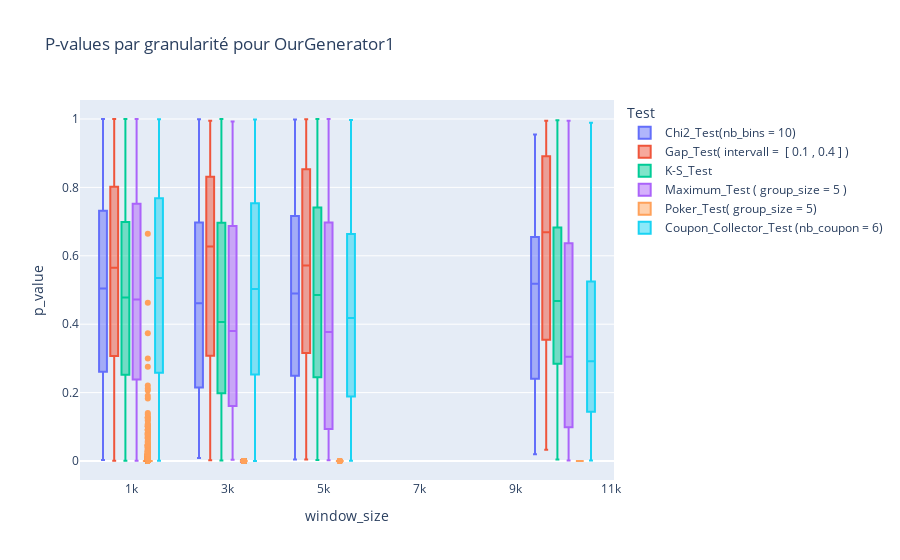

Notebook source saved alongside this figure:
### Code cell
res_ogen.plot_p_values_box_by_granularity()

### Figure 1 — Plotly figure (JSON) as saved in the notebook; plotly's stock layout.template omitted (floating-point values rounded to 4 significant figures; data arrays with more than 128 entries replaced by an {"elided": "..."} marker saying what was removed)
{"data": [{"alignmentgroup": "True", "hovertemplate": "Test=Chi2_Test(nb_bins = 10)<br>window_size=%{x}<br>p_value=%{y}<extra></extra>", "legendgroup": "Chi2_Test(nb_bins = 10)", "marker": {"color": "#636efa"}, "name": "Chi2_Test(nb_bins = 10)", "notched": false, "offsetgroup": "Chi2_Test(nb_bins = 10)", "orientation": "v", "showlegend": true, "type": "box", "x": {"elided": "3200 int values"}, "x0": " ", "xaxis": "x", "y": {"elided": "3200 float values"}, "y0": " ", "yaxis": "y"}, {"alignmentgroup": "True", "hovertemplate": "Test=Gap_Test( intervall =  [ 0.1 , 0.4 ] )<br>window_size=%{x}<br>p_value=%{y}<extra></extra>", "legendgroup": "Gap_Test( intervall =  [ 0.1 , 0.4 ] )", "marker": {"color": "#EF553B"}, "name": "Gap_Test( intervall =  [ 0.1 , 0.4 ] )", "notched": false, "offsetgroup": "Gap_Test( intervall =  [ 0.1 , 0.4 ] )", "orientation": "v", "showlegend": true, "type": "box", "x": {"elided": "3200 int values"}, "x0": " ", "xaxis": "x", "y": {"elided": "3200 float values"}, "y0": " ", "yaxis": "y"}, {"alignmentgroup": "True", "hovertemplate": "Test=K-S_Test<br>window_size=%{x}<br>p_value=%{y}<extra></extra>", "legendgroup": "K-S_Test", "marker": {"color": "#00cc96"}, "name": "K-S_Test", "notched": false, "offsetgroup": "K-S_Test", "orientation": "v", "showlegend": true, "type": "box", "x": {"elided": "3200 int values"}, "x0": " ", "xaxis": "x", "y": {"elided": "3200 float values"}, "y0": " ", "yaxis": "y"}, {"alignmentgroup": "True", "hovertemplate": "Test=Maximum_Test ( group_size = 5 )<br>window_size=%{x}<br>p_value=%{y}<extra></extra>", "legendgroup": "Maximum_Test ( group_size = 5 )", "marker": {"color": "#ab63fa"}, "name": "Maximum_Test ( group_size = 5 )", "notched": false, "offsetgroup": "Maximum_Test ( group_size = 5 )", "orientation": "v", "showlegend": true, "type": "box", "x": {"elided": "3200 int values"}, "x0": " ", "xaxis": "x", "y": {"elided": "3200 float values"}, "y0": " ", "yaxis": "y"}, {"alignmentgroup": "True", "hovertemplate": "Test=Poker_Test( group_size = 5)<br>window_size=%{x}<br>p_value=%{y}<extra></extra>", "legendgroup": "Poker_Test( group_size = 5)", "marker": {"color": "#FFA15A"}, "name": "Poker_Test( group_size = 5)", "notched": false, "offsetgroup": "Poker_Test( group_size = 5)", "orientation": "v", "showlegend": true, "type": "box", "x": {"elided": "3200 int values"}, "x0": " ", "xaxis": "x", "y": {"elided": "3200 float values"}, "y0": " ", "yaxis": "y"}, {"alignmentgroup": "True", "hovertemplate": "Test=Coupon_Collector_Test (nb_coupon = 6)<br>window_size=%{x}<br>p_value=%{y}<extra></extra>", "legendgroup": "Coupon_Collector_Test (nb_coupon = 6)", "marker": {"color": "#19d3f3"}, "name": "Coupon_Collector_Test (nb_coupon = 6)", "notched": false, "offsetgroup": "Coupon_Collector_Test (nb_coupon = 6)", "orientation": "v", "showlegend": true, "type": "box", "x": {"elided": "3200 int values"}, "x0": " ", "xaxis": "x", "y": {"elided": "3200 float values"}, "y0": " ", "yaxis": "y"}], "layout": {"boxmode": "group", "legend": {"title": {"text": "Test"}, "tracegroupgap": 0}, "title": {"text": "P-values par granularité pour OurGenerator1"}, "xaxis": {"anchor": "y", "domain": [0, 1], "title": {"text": "window_size"}}, "yaxis": {"anchor": "x", "domain": [0, 1], "title": {"text": "p_value"}}}}
